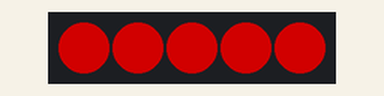
Bench run of a program on a simulated MicroPython board. Parts: 5 RGB LEDs in strip order, left to right. Dim RGB values are drawn brighter than linear.

Above: at 0.1 s.
At 1.1 s:
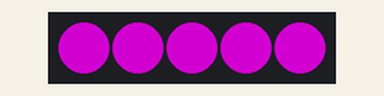
At 2.1 s:
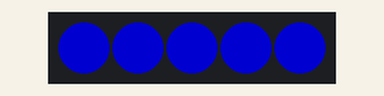
At 3.1 s:
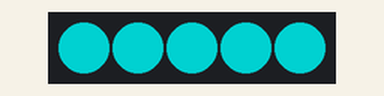
At 4.1 s:
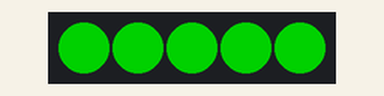
At 5.1 s:
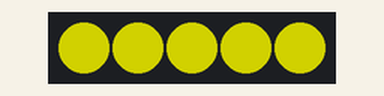
Timing chart, 0 to 40.0 s (numbered marks = the images above):
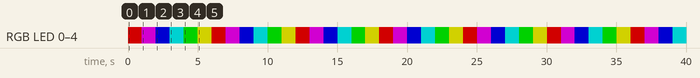

Measured:
- by itself, RGB LED 0–4: repeats every 6.0 s: RGB(122, 0, 122) 1.0 s, RGB(0, 0, 122) 1.0 s, RGB(0, 122, 122) 1.0 s, RGB(0, 122, 0) 1.0 s, RGB(122, 122, 0) 1.0 s, RGB(122, 0, 0) 1.0 s
- by itself, everything shown: repeats every 6.0 s, in 6 steps
- what the display in image 1 shows lasts 1.0 s, from 1.0 s to 2.0 s

The program:

main.py
```python
import time


def led(r,g,b):
	for i in range(pixels):
		np[i] = (r,b,g)
		np.write()


while True:
	led(122,0,0)
	time.sleep(1)
	led(122,122,0)
	time.sleep(1)
	led(0,122,0)
	time.sleep(1)
	led(0,122,122)
	time.sleep(1)
	led(0,0,122)
	time.sleep(1)
	led(122,0,122)
	time.sleep(1)
```

boot.py
```python
import uos
import esp
import gc

esp.osdebug(None)
gc.collect()

from machine import Pin
from neopixel import NeoPixel

global pixels
pixels = 5
np = NeoPixel(Pin(2, Pin.OUT), pixels)
```
